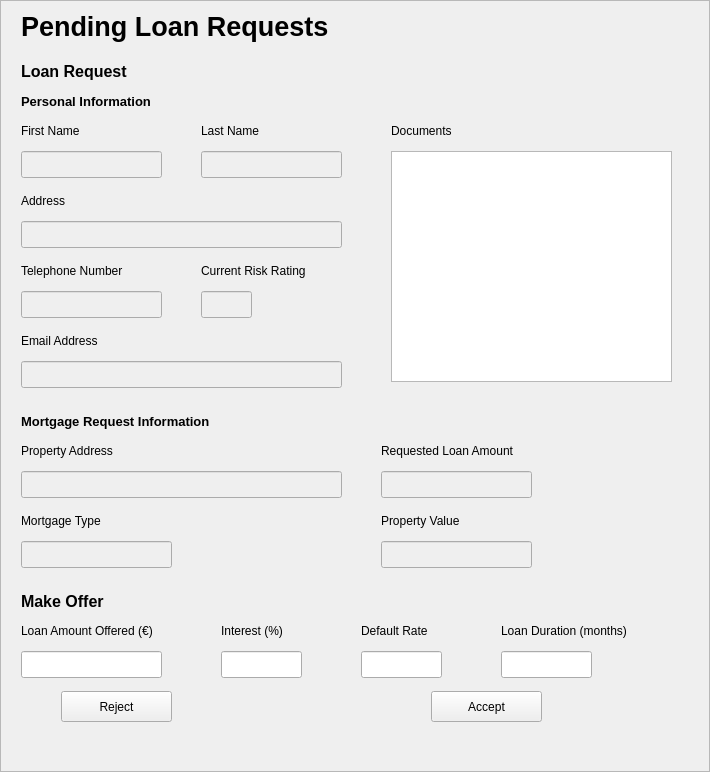
<?xml version="1.0" encoding="UTF-8"?>
<ui version="4.0">
 <class>ScrollArea</class>
 <widget class="QScrollArea" name="ScrollArea">
  <property name="geometry">
   <rect>
    <x>0</x>
    <y>0</y>
    <width>710</width>
    <height>772</height>
   </rect>
  </property>
  <property name="windowTitle">
   <string>ScrollArea</string>
  </property>
  <property name="widgetResizable">
   <bool>true</bool>
  </property>
  <widget class="QWidget" name="scrollAreaWidgetContents">
   <property name="geometry">
    <rect>
     <x>0</x>
     <y>0</y>
     <width>708</width>
     <height>770</height>
    </rect>
   </property>
   <widget class="QLabel" name="email_label">
    <property name="geometry">
     <rect>
      <x>20</x>
      <y>330</y>
      <width>181</width>
      <height>20</height>
     </rect>
    </property>
    <property name="font">
     <font>
      <weight>50</weight>
      <bold>false</bold>
     </font>
    </property>
    <property name="text">
     <string>Email Address</string>
    </property>
   </widget>
   <widget class="QLabel" name="mortgage_type_label">
    <property name="geometry">
     <rect>
      <x>20</x>
      <y>510</y>
      <width>281</width>
      <height>20</height>
     </rect>
    </property>
    <property name="font">
     <font>
      <weight>50</weight>
      <bold>false</bold>
     </font>
    </property>
    <property name="text">
     <string>Mortgage Type</string>
    </property>
   </widget>
   <widget class="QLabel" name="loan_duration_label">
    <property name="geometry">
     <rect>
      <x>500</x>
      <y>620</y>
      <width>141</width>
      <height>20</height>
     </rect>
    </property>
    <property name="font">
     <font>
      <weight>50</weight>
      <bold>false</bold>
     </font>
    </property>
    <property name="text">
     <string>Loan Duration (months)</string>
    </property>
   </widget>
   <widget class="QLabel" name="address_label">
    <property name="geometry">
     <rect>
      <x>20</x>
      <y>190</y>
      <width>370</width>
      <height>20</height>
     </rect>
    </property>
    <property name="font">
     <font>
      <weight>50</weight>
      <bold>false</bold>
     </font>
    </property>
    <property name="text">
     <string>Address</string>
    </property>
   </widget>
   <widget class="QPushButton" name="reject_request_button">
    <property name="geometry">
     <rect>
      <x>60</x>
      <y>690</y>
      <width>111</width>
      <height>31</height>
     </rect>
    </property>
    <property name="text">
     <string>Reject</string>
    </property>
   </widget>
   <widget class="QLabel" name="firstname_label">
    <property name="geometry">
     <rect>
      <x>20</x>
      <y>120</y>
      <width>90</width>
      <height>20</height>
     </rect>
    </property>
    <property name="font">
     <font>
      <weight>50</weight>
      <bold>false</bold>
     </font>
    </property>
    <property name="text">
     <string>First Name</string>
    </property>
   </widget>
   <widget class="QLabel" name="documents_label">
    <property name="geometry">
     <rect>
      <x>390</x>
      <y>120</y>
      <width>90</width>
      <height>20</height>
     </rect>
    </property>
    <property name="font">
     <font>
      <weight>50</weight>
      <bold>false</bold>
     </font>
    </property>
    <property name="text">
     <string>Documents</string>
    </property>
   </widget>
   <widget class="QLabel" name="offer_interest_label">
    <property name="geometry">
     <rect>
      <x>220</x>
      <y>620</y>
      <width>141</width>
      <height>20</height>
     </rect>
    </property>
    <property name="font">
     <font>
      <weight>50</weight>
      <bold>false</bold>
     </font>
    </property>
    <property name="text">
     <string>Interest (%)</string>
    </property>
   </widget>
   <widget class="QLabel" name="risk_label">
    <property name="geometry">
     <rect>
      <x>200</x>
      <y>260</y>
      <width>121</width>
      <height>20</height>
     </rect>
    </property>
    <property name="font">
     <font>
      <weight>50</weight>
      <bold>false</bold>
     </font>
    </property>
    <property name="text">
     <string>Current Risk Rating</string>
    </property>
   </widget>
   <widget class="QPushButton" name="accept_request_button">
    <property name="geometry">
     <rect>
      <x>430</x>
      <y>690</y>
      <width>111</width>
      <height>31</height>
     </rect>
    </property>
    <property name="text">
     <string>Accept</string>
    </property>
   </widget>
   <widget class="QLabel" name="property_value_label">
    <property name="geometry">
     <rect>
      <x>380</x>
      <y>510</y>
      <width>370</width>
      <height>20</height>
     </rect>
    </property>
    <property name="font">
     <font>
      <weight>50</weight>
      <bold>false</bold>
     </font>
    </property>
    <property name="text">
     <string>Property Value</string>
    </property>
   </widget>
   <widget class="QLabel" name="mortgage_information_label">
    <property name="geometry">
     <rect>
      <x>20</x>
      <y>410</y>
      <width>241</width>
      <height>21</height>
     </rect>
    </property>
    <property name="font">
     <font>
      <pointsize>10</pointsize>
      <weight>75</weight>
      <bold>true</bold>
     </font>
    </property>
    <property name="text">
     <string>Mortgage Request Information</string>
    </property>
   </widget>
   <widget class="QLabel" name="personal_information_label">
    <property name="geometry">
     <rect>
      <x>20</x>
      <y>90</y>
      <width>221</width>
      <height>21</height>
     </rect>
    </property>
    <property name="font">
     <font>
      <pointsize>10</pointsize>
      <weight>75</weight>
      <bold>true</bold>
     </font>
    </property>
    <property name="text">
     <string>Personal Information</string>
    </property>
   </widget>
   <widget class="QLabel" name="offer_amount_label">
    <property name="geometry">
     <rect>
      <x>20</x>
      <y>620</y>
      <width>161</width>
      <height>20</height>
     </rect>
    </property>
    <property name="font">
     <font>
      <weight>50</weight>
      <bold>false</bold>
     </font>
    </property>
    <property name="text">
     <string>Loan Amount Offered (€)</string>
    </property>
   </widget>
   <widget class="QLabel" name="make_offer_label">
    <property name="geometry">
     <rect>
      <x>20</x>
      <y>590</y>
      <width>221</width>
      <height>21</height>
     </rect>
    </property>
    <property name="font">
     <font>
      <pointsize>12</pointsize>
      <weight>75</weight>
      <bold>true</bold>
     </font>
    </property>
    <property name="text">
     <string>Make Offer</string>
    </property>
   </widget>
   <widget class="QLabel" name="lastname_label">
    <property name="geometry">
     <rect>
      <x>200</x>
      <y>120</y>
      <width>90</width>
      <height>20</height>
     </rect>
    </property>
    <property name="font">
     <font>
      <weight>50</weight>
      <bold>false</bold>
     </font>
    </property>
    <property name="text">
     <string>Last Name</string>
    </property>
   </widget>
   <widget class="QListView" name="documents_listview">
    <property name="geometry">
     <rect>
      <x>390</x>
      <y>150</y>
      <width>281</width>
      <height>231</height>
     </rect>
    </property>
   </widget>
   <widget class="QLabel" name="loan_amount_label">
    <property name="geometry">
     <rect>
      <x>380</x>
      <y>440</y>
      <width>211</width>
      <height>20</height>
     </rect>
    </property>
    <property name="font">
     <font>
      <weight>50</weight>
      <bold>false</bold>
     </font>
    </property>
    <property name="text">
     <string>Requested Loan Amount</string>
    </property>
   </widget>
   <widget class="QLabel" name="phonenumber_label">
    <property name="geometry">
     <rect>
      <x>20</x>
      <y>260</y>
      <width>141</width>
      <height>20</height>
     </rect>
    </property>
    <property name="font">
     <font>
      <weight>50</weight>
      <bold>false</bold>
     </font>
    </property>
    <property name="text">
     <string>Telephone Number</string>
    </property>
   </widget>
   <widget class="QLabel" name="pending_loan_requests_label">
    <property name="geometry">
     <rect>
      <x>20</x>
      <y>0</y>
      <width>361</width>
      <height>51</height>
     </rect>
    </property>
    <property name="font">
     <font>
      <pointsize>20</pointsize>
      <weight>75</weight>
      <bold>true</bold>
     </font>
    </property>
    <property name="text">
     <string>Pending Loan Requests</string>
    </property>
   </widget>
   <widget class="QLabel" name="property_address_label">
    <property name="geometry">
     <rect>
      <x>20</x>
      <y>440</y>
      <width>141</width>
      <height>20</height>
     </rect>
    </property>
    <property name="font">
     <font>
      <weight>50</weight>
      <bold>false</bold>
     </font>
    </property>
    <property name="text">
     <string>Property Address</string>
    </property>
   </widget>
   <widget class="QLineEdit" name="offer_amount_lineedit">
    <property name="geometry">
     <rect>
      <x>20</x>
      <y>650</y>
      <width>141</width>
      <height>27</height>
     </rect>
    </property>
   </widget>
   <widget class="QLineEdit" name="offer_interest_lineedit">
    <property name="geometry">
     <rect>
      <x>220</x>
      <y>650</y>
      <width>81</width>
      <height>27</height>
     </rect>
    </property>
   </widget>
   <widget class="QLineEdit" name="loan_duration_lineedit">
    <property name="geometry">
     <rect>
      <x>500</x>
      <y>650</y>
      <width>91</width>
      <height>27</height>
     </rect>
    </property>
   </widget>
   <widget class="QLineEdit" name="default_rate_lineedit">
    <property name="geometry">
     <rect>
      <x>360</x>
      <y>650</y>
      <width>81</width>
      <height>27</height>
     </rect>
    </property>
   </widget>
   <widget class="QLabel" name="default_rate_label">
    <property name="geometry">
     <rect>
      <x>360</x>
      <y>620</y>
      <width>141</width>
      <height>20</height>
     </rect>
    </property>
    <property name="font">
     <font>
      <weight>50</weight>
      <bold>false</bold>
     </font>
    </property>
    <property name="text">
     <string>Default Rate</string>
    </property>
   </widget>
   <widget class="QLineEdit" name="firstname_lineedit">
    <property name="enabled">
     <bool>false</bool>
    </property>
    <property name="geometry">
     <rect>
      <x>20</x>
      <y>150</y>
      <width>141</width>
      <height>27</height>
     </rect>
    </property>
   </widget>
   <widget class="QLineEdit" name="lastname_lineedit">
    <property name="enabled">
     <bool>false</bool>
    </property>
    <property name="geometry">
     <rect>
      <x>200</x>
      <y>150</y>
      <width>141</width>
      <height>27</height>
     </rect>
    </property>
   </widget>
   <widget class="QLabel" name="loan_request_label">
    <property name="geometry">
     <rect>
      <x>20</x>
      <y>60</y>
      <width>221</width>
      <height>21</height>
     </rect>
    </property>
    <property name="font">
     <font>
      <pointsize>12</pointsize>
      <weight>75</weight>
      <bold>true</bold>
     </font>
    </property>
    <property name="text">
     <string>Loan Request</string>
    </property>
   </widget>
   <widget class="QLineEdit" name="address_lineedit">
    <property name="enabled">
     <bool>false</bool>
    </property>
    <property name="geometry">
     <rect>
      <x>20</x>
      <y>220</y>
      <width>321</width>
      <height>27</height>
     </rect>
    </property>
   </widget>
   <widget class="QLineEdit" name="phonenumber_lineedit">
    <property name="enabled">
     <bool>false</bool>
    </property>
    <property name="geometry">
     <rect>
      <x>20</x>
      <y>290</y>
      <width>141</width>
      <height>27</height>
     </rect>
    </property>
   </widget>
   <widget class="QLineEdit" name="risk_lineedit">
    <property name="enabled">
     <bool>false</bool>
    </property>
    <property name="geometry">
     <rect>
      <x>200</x>
      <y>290</y>
      <width>51</width>
      <height>27</height>
     </rect>
    </property>
   </widget>
   <widget class="QLineEdit" name="email_lineedit">
    <property name="enabled">
     <bool>false</bool>
    </property>
    <property name="geometry">
     <rect>
      <x>20</x>
      <y>360</y>
      <width>321</width>
      <height>27</height>
     </rect>
    </property>
   </widget>
   <widget class="QLineEdit" name="property_address_lineedit">
    <property name="enabled">
     <bool>false</bool>
    </property>
    <property name="geometry">
     <rect>
      <x>20</x>
      <y>470</y>
      <width>321</width>
      <height>27</height>
     </rect>
    </property>
   </widget>
   <widget class="QLineEdit" name="loan_amount_lineedit">
    <property name="enabled">
     <bool>false</bool>
    </property>
    <property name="geometry">
     <rect>
      <x>380</x>
      <y>470</y>
      <width>151</width>
      <height>27</height>
     </rect>
    </property>
   </widget>
   <widget class="QLineEdit" name="mortgage_type_lineedit">
    <property name="enabled">
     <bool>false</bool>
    </property>
    <property name="geometry">
     <rect>
      <x>20</x>
      <y>540</y>
      <width>151</width>
      <height>27</height>
     </rect>
    </property>
   </widget>
   <widget class="QLineEdit" name="property_value_lineedit">
    <property name="enabled">
     <bool>false</bool>
    </property>
    <property name="geometry">
     <rect>
      <x>380</x>
      <y>540</y>
      <width>151</width>
      <height>27</height>
     </rect>
    </property>
   </widget>
  </widget>
 </widget>
 <resources/>
 <connections/>
</ui>
